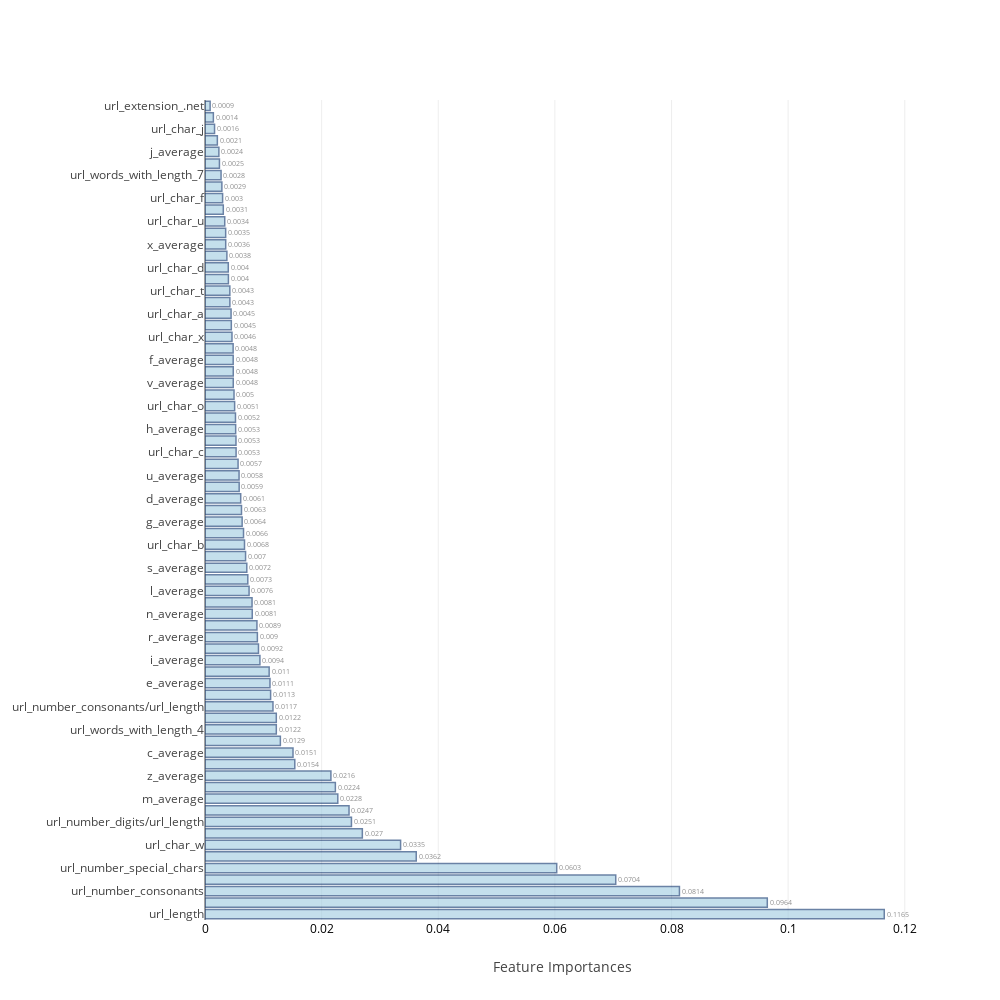
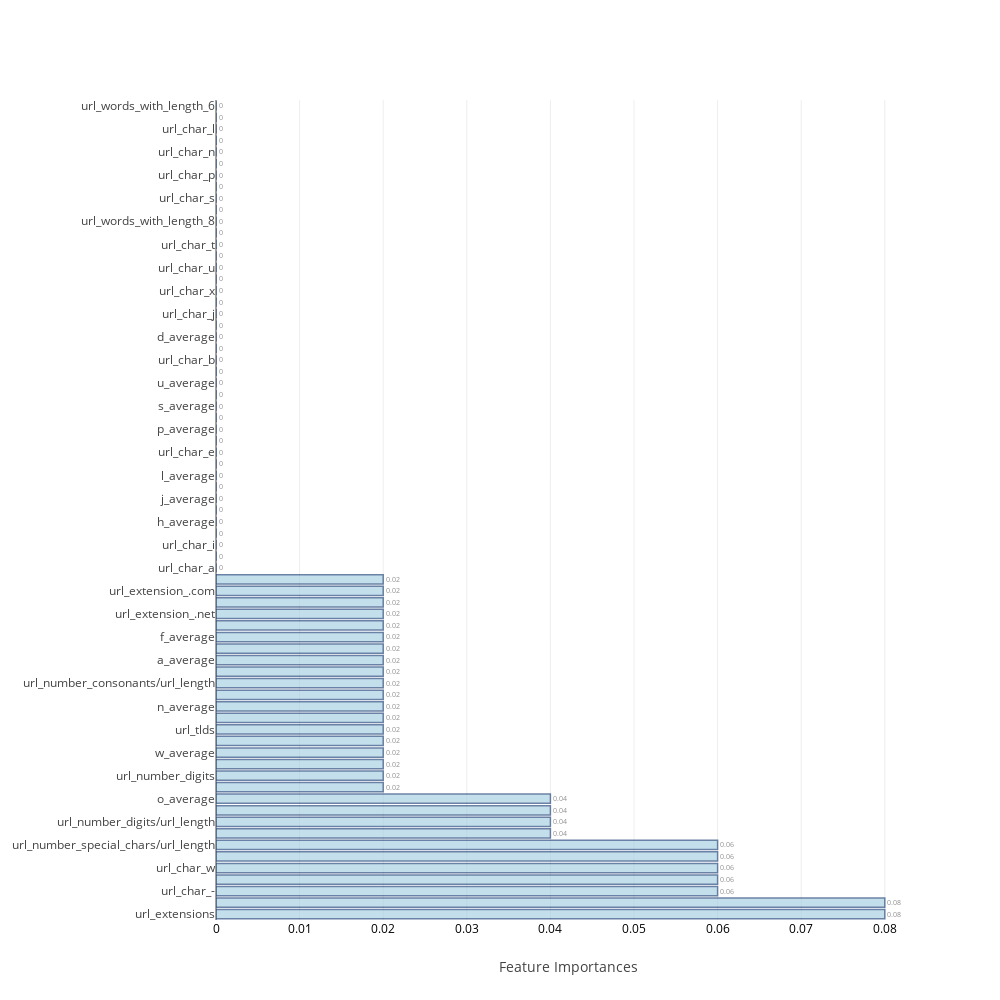
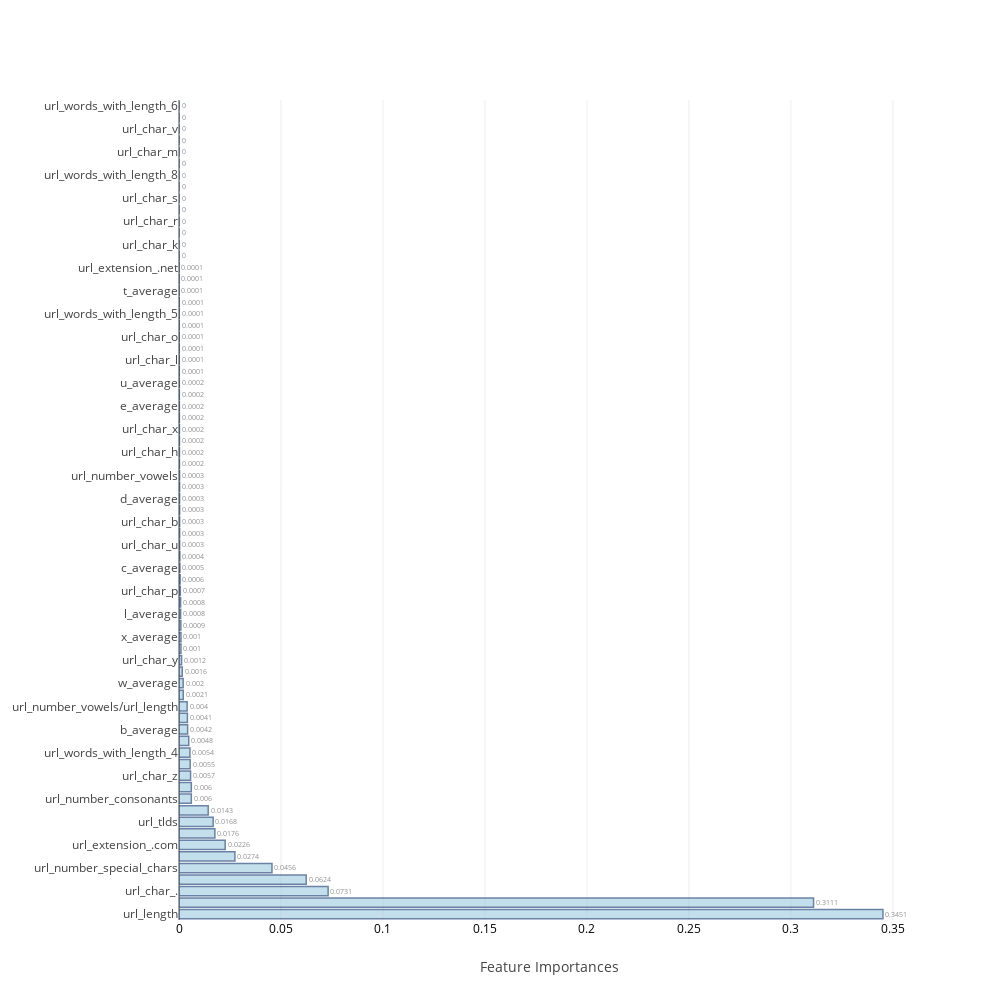
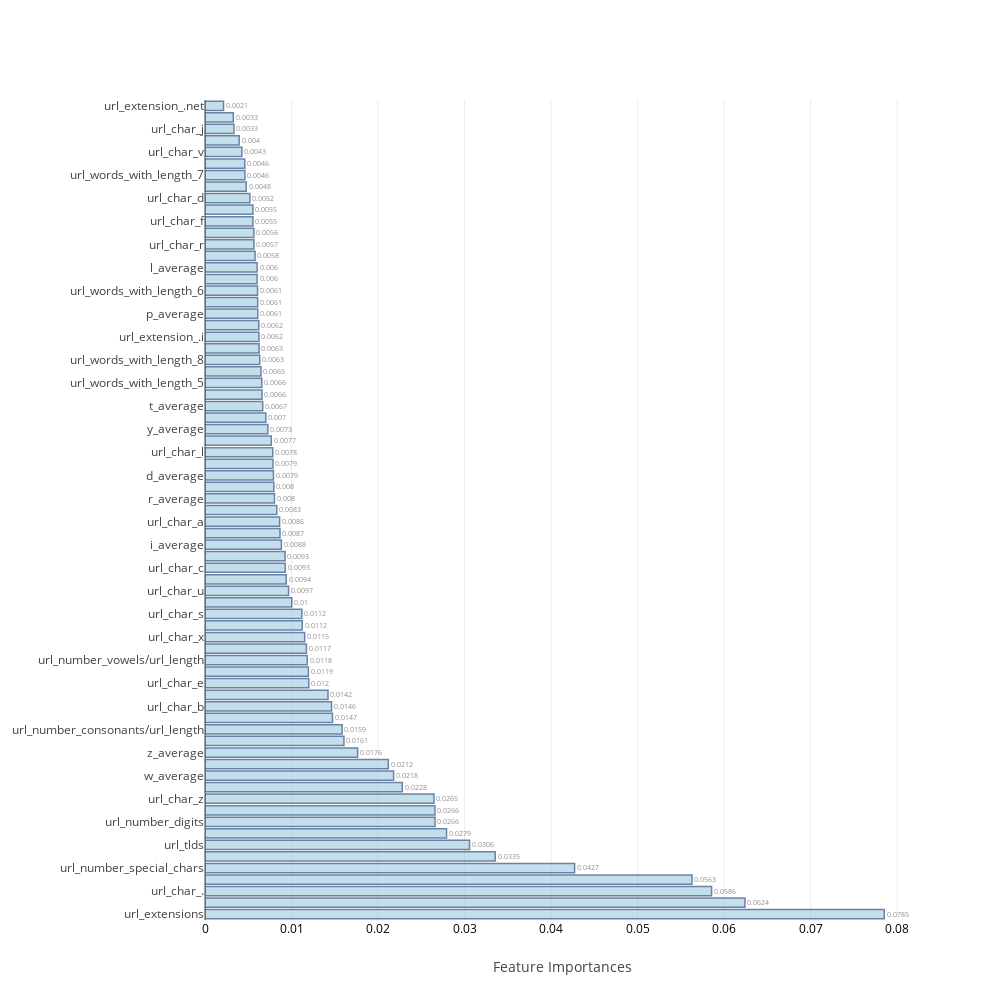

Notebook code cell kept with these figures, in order:
### Code cell
feat_imp=[None]*4
j=0
for i in range(0,8):
    if i>=2 and i<=5:
        model,cm_train,cm_test,acc_train,acc_test,roc_auc,feat_imp[j],mcc=f[i](scaled_X_train,train_Y,scaled_X_test,test_Y,columns)
        j=j+1
    else:
        model,cm_train,cm_test,acc_train,acc_test,roc_auc,mcc=f[i](scaled_X_train,train_Y,scaled_X_test,test_Y)
    table_80_50_train.loc[i]=   ([acc_train,cm_train.TP,cm_train.TN,cm_train.FP,cm_train.FN,cm_train.FPR,cm_train.FNR])
    table_80_50_test.loc[i] =   ([acc_test ,cm_test.TP, cm_test.TN, cm_test.FP, cm_test.FN, cm_test.FPR, cm_test.FNR,roc_auc,mcc])
    print("\n")

### Figure 1 — Plotly figure (JSON) as saved in the notebook; plotly's stock layout.template omitted (floating-point values rounded to 4 significant figures)
{"data": [{"marker": {"color": "rgb(158,202,225)", "line": {"color": "rgb(8,48,107)", "width": 1.5}}, "opacity": 0.6, "orientation": "h", "text": [0.1165, 0.0964, 0.0814, 0.0704, 0.0603, 0.0362, 0.0335, 0.027, 0.0251, 0.0247, 0.0228, 0.0224, 0.0216, 0.0154, 0.0151, 0.0129, 0.0122, 0.0122, 0.0117, 0.0113, 0.0111, 0.011, 0.0094, 0.0092, 0.009, 0.0089, 0.0081, 0.0081, 0.0076, 0.0073, 0.0072, 0.007, 0.0068, 0.0066, 0.0064, 0.0063, 0.0061, 0.0059, 0.0058, 0.0057, 0.0053, 0.0053, 0.0053, 0.0052, 0.0051, 0.005, 0.0048, 0.0048, 0.0048, 0.0048, 0.0046, 0.0045, 0.0045, 0.0043, 0.0043, 0.004, 0.004, 0.0038, 0.0036, 0.0035, 0.0034, 0.0031, 0.003, 0.0029, 0.0028, 0.0025, 0.0024, 0.0021, 0.0016, 0.0014, 0.0009], "textposition": "outside", "type": "bar", "uid": "d0d0d540-2b25-4a1b-9915-57010e06bede", "x": [0.1165, 0.09642, 0.08136, 0.07043, 0.06031, 0.03622, 0.03354, 0.02698, 0.02511, 0.0247, 0.02277, 0.02235, 0.02159, 0.0154, 0.01509, 0.01292, 0.01223, 0.01223, 0.01166, 0.01125, 0.01114, 0.011, 0.009419, 0.009169, 0.008981, 0.008906, 0.008101, 0.008068, 0.007557, 0.00734, 0.007166, 0.006957, 0.006774, 0.006606, 0.00637, 0.006259, 0.006122, 0.00586, 0.005841, 0.005671, 0.005332, 0.005311, 0.005257, 0.005227, 0.005081, 0.004976, 0.004845, 0.004844, 0.004832, 0.004823, 0.004627, 0.004514, 0.004471, 0.004264, 0.00426, 0.004013, 0.003993, 0.003752, 0.003552, 0.003544, 0.003385, 0.003137, 0.003019, 0.002893, 0.002753, 0.002476, 0.002381, 0.002117, 0.001638, 0.001434, 0.0008793], "y": ["url_length", "url_extensions", "url_number_consonants", "url_char_.", "url_number_special_chars", "url_number_special_chars/url_length", "url_char_w", "url_tlds", "url_number_digits/url_length", "url_number_vowels", "m_average", "url_number_digits", "z_average", "w_average", "c_average", "url_number_vowels/url_length", "url_words_with_length_4", "url_char_y", "url_number_consonants/url_length", "o_average", "e_average", "url_char_z", "i_average", "url_char_i", "r_average", "b_average", "n_average", "a_average", "l_average", "t_average", "s_average", "y_average", "url_char_b", "p_average", "g_average", "url_extension_.com", "d_average", "url_char_m", "u_average", "url_char_e", "url_char_c", "url_char_r", "h_average", "k_average", "url_char_o", "url_words_with_length_5", "v_average", "url_char_-", "f_average", "url_char_l", "url_char_x", "url_char_s", "url_char_a", "url_char_p", "url_char_t", "url_char_k", "url_char_d", "url_char_n", "x_average", "url_char_g", "url_char_u", "url_words_with_length_6", "url_char_f", "url_char_h", "url_words_with_length_7", "url_char_v", "j_average", "url_extension_.i", "url_char_j", "url_words_with_length_8", "url_extension_.net"]}], "layout": {"autosize": false, "height": 1000, "width": 1000, "xaxis": {"tickfont": {"color": "black", "size": 12}, "title": "Feature Importances"}, "yaxis": {"automargin": true}}}

### Figure 2 — Plotly figure (JSON) as saved in the notebook; plotly's stock layout.template omitted (floating-point values rounded to 4 significant figures)
{"data": [{"marker": {"color": "rgb(158,202,225)", "line": {"color": "rgb(8,48,107)", "width": 1.5}}, "opacity": 0.6, "orientation": "h", "text": [0.08, 0.08, 0.06, 0.06, 0.06, 0.06, 0.06, 0.04, 0.04, 0.04, 0.04, 0.02, 0.02, 0.02, 0.02, 0.02, 0.02, 0.02, 0.02, 0.02, 0.02, 0.02, 0.02, 0.02, 0.02, 0.02, 0.02, 0.02, 0.02, 0.02, 0, 0, 0, 0, 0, 0, 0, 0, 0, 0, 0, 0, 0, 0, 0, 0, 0, 0, 0, 0, 0, 0, 0, 0, 0, 0, 0, 0, 0, 0, 0, 0, 0, 0, 0, 0, 0, 0, 0, 0, 0], "textposition": "outside", "type": "bar", "uid": "ff65a34c-371f-4b3e-9029-e69d9018c10f", "x": [0.08, 0.08, 0.06, 0.06, 0.06, 0.06, 0.06, 0.04, 0.04, 0.04, 0.04, 0.02, 0.02, 0.02, 0.02, 0.02, 0.02, 0.02, 0.02, 0.02, 0.02, 0.02, 0.02, 0.02, 0.02, 0.02, 0.02, 0.02, 0.02, 0.02, 0, 0, 0, 0, 0, 0, 0, 0, 0, 0, 0, 0, 0, 0, 0, 0, 0, 0, 0, 0, 0, 0, 0, 0, 0, 0, 0, 0, 0, 0, 0, 0, 0, 0, 0, 0, 0, 0, 0, 0, 0], "y": ["url_extensions", "url_length", "url_char_-", "url_number_special_chars", "url_char_w", "url_number_consonants", "url_number_special_chars/url_length", "url_words_with_length_4", "url_number_digits/url_length", "url_number_vowels/url_length", "o_average", "m_average", "url_number_digits", "y_average", "w_average", "r_average", "url_tlds", "url_char_.", "n_average", "i_average", "url_number_consonants/url_length", "url_extension_.i", "a_average", "b_average", "f_average", "g_average", "url_extension_.net", "z_average", "url_extension_.com", "url_char_z", "url_char_a", "x_average", "url_char_i", "url_char_h", "h_average", "url_char_g", "j_average", "k_average", "l_average", "url_char_f", "url_char_e", "e_average", "p_average", "url_char_c", "s_average", "t_average", "u_average", "v_average", "url_char_b", "url_char_d", "d_average", "c_average", "url_char_j", "url_char_y", "url_char_x", "url_char_v", "url_char_u", "url_words_with_length_5", "url_char_t", "url_words_with_length_7", "url_words_with_length_8", "url_number_vowels", "url_char_s", "url_char_r", "url_char_p", "url_char_o", "url_char_n", "url_char_m", "url_char_l", "url_char_k", "url_words_with_length_6"]}], "layout": {"autosize": false, "height": 1000, "width": 1000, "xaxis": {"tickfont": {"color": "black", "size": 12}, "title": "Feature Importances"}, "yaxis": {"automargin": true}}}

### Figure 3 — Plotly figure (JSON) as saved in the notebook; plotly's stock layout.template omitted (floating-point values rounded to 4 significant figures)
{"data": [{"marker": {"color": "rgb(158,202,225)", "line": {"color": "rgb(8,48,107)", "width": 1.5}}, "opacity": 0.6, "orientation": "h", "text": [0.3451, 0.3111, 0.0731, 0.0624, 0.0456, 0.0274, 0.0226, 0.0176, 0.0168, 0.0143, 0.006, 0.006, 0.0057, 0.0055, 0.0054, 0.0048, 0.0042, 0.0041, 0.004, 0.0021, 0.002, 0.0016, 0.0012, 0.001, 0.001, 0.0009, 0.0008, 0.0008, 0.0007, 0.0006, 0.0005, 0.0004, 0.0003, 0.0003, 0.0003, 0.0003, 0.0003, 0.0003, 0.0003, 0.0002, 0.0002, 0.0002, 0.0002, 0.0002, 0.0002, 0.0002, 0.0002, 0.0001, 0.0001, 0.0001, 0.0001, 0.0001, 0.0001, 0.0001, 0.0001, 0.0001, 0.0001, 0, 0, 0, 0, 0, 0, 0, 0, 0, 0, 0, 0, 0, 0], "textposition": "outside", "type": "bar", "uid": "91d81ee2-5e02-4e7b-9fc2-5233e4560944", "x": [0.3451, 0.3111, 0.07311, 0.06236, 0.04558, 0.02741, 0.02265, 0.01759, 0.01675, 0.0143, 0.006042, 0.006027, 0.005668, 0.00548, 0.005365, 0.004771, 0.004236, 0.004125, 0.003987, 0.002086, 0.002046, 0.001598, 0.00125, 0.000973, 0.0009641, 0.0009239, 0.0008233, 0.0007938, 0.0006565, 0.0005614, 0.000455, 0.0004245, 0.0003197, 0.0003172, 0.0003132, 0.0003115, 0.0003058, 0.0002986, 0.0002779, 0.0002264, 0.0002251, 0.0002174, 0.0002063, 0.0001897, 0.0001872, 0.0001661, 0.0001587, 0.0001423, 0.0001386, 0.0001274, 0.0001206, 0.0001184, 0.000106, 9.801e-05, 6.763e-05, 5.681e-05, 5.413e-05, 1.178e-05, 3.024e-09, 0, 0, 0, 0, 0, 0, 0, 0, 0, 0, 0, 0], "y": ["url_length", "url_extensions", "url_char_.", "url_char_w", "url_number_special_chars", "z_average", "url_extension_.com", "url_number_digits/url_length", "url_tlds", "url_number_digits", "url_number_consonants", "o_average", "url_char_z", "i_average", "url_words_with_length_4", "m_average", "b_average", "url_char_-", "url_number_vowels/url_length", "r_average", "w_average", "f_average", "url_char_y", "url_number_special_chars/url_length", "x_average", "url_extension_.i", "l_average", "j_average", "url_char_p", "url_number_consonants/url_length", "c_average", "url_char_i", "url_char_u", "k_average", "url_char_b", "g_average", "d_average", "url_char_d", "url_number_vowels", "a_average", "url_char_h", "y_average", "url_char_x", "url_char_f", "e_average", "v_average", "u_average", "h_average", "url_char_l", "url_char_e", "url_char_o", "p_average", "url_words_with_length_5", "url_char_c", "t_average", "url_words_with_length_7", "url_extension_.net", "n_average", "url_char_k", "s_average", "url_char_r", "url_char_a", "url_char_s", "url_char_g", "url_words_with_length_8", "url_char_j", "url_char_m", "url_char_n", "url_char_v", "url_char_t", "url_words_with_length_6"]}], "layout": {"autosize": false, "height": 1000, "width": 1000, "xaxis": {"tickfont": {"color": "black", "size": 12}, "title": "Feature Importances"}, "yaxis": {"automargin": true}}}

### Figure 4 — Plotly figure (JSON) as saved in the notebook; plotly's stock layout.template omitted (floating-point values rounded to 4 significant figures)
{"data": [{"marker": {"color": "rgb(158,202,225)", "line": {"color": "rgb(8,48,107)", "width": 1.5}}, "opacity": 0.6, "orientation": "h", "text": [0.0785, 0.0624, 0.0586, 0.0563, 0.0427, 0.0335, 0.0306, 0.0279, 0.0266, 0.0266, 0.0265, 0.0228, 0.0218, 0.0212, 0.0176, 0.0161, 0.0159, 0.0147, 0.0146, 0.0142, 0.012, 0.0119, 0.0118, 0.0117, 0.0115, 0.0112, 0.0112, 0.01, 0.0097, 0.0094, 0.0093, 0.0093, 0.0088, 0.0087, 0.0086, 0.0083, 0.008, 0.008, 0.0079, 0.0079, 0.0078, 0.0077, 0.0073, 0.007, 0.0067, 0.0066, 0.0066, 0.0065, 0.0063, 0.0063, 0.0062, 0.0062, 0.0061, 0.0061, 0.0061, 0.006, 0.006, 0.0058, 0.0057, 0.0056, 0.0055, 0.0055, 0.0052, 0.0048, 0.0046, 0.0046, 0.0043, 0.004, 0.0033, 0.0033, 0.0021], "textposition": "outside", "type": "bar", "uid": "5d6ce45e-e2e8-491b-a799-7ba7dcf3718a", "x": [0.07851, 0.06241, 0.05855, 0.05629, 0.04272, 0.03354, 0.03058, 0.02792, 0.02659, 0.02658, 0.02647, 0.02281, 0.0218, 0.02119, 0.01764, 0.01606, 0.01585, 0.01473, 0.01463, 0.01422, 0.012, 0.01194, 0.01181, 0.01172, 0.01152, 0.01124, 0.01119, 0.01003, 0.009656, 0.009388, 0.009269, 0.009254, 0.008825, 0.008666, 0.008626, 0.008298, 0.008028, 0.007959, 0.007913, 0.00785, 0.007829, 0.007663, 0.007263, 0.007032, 0.006671, 0.006593, 0.006567, 0.006472, 0.006324, 0.00625, 0.006237, 0.006214, 0.006102, 0.006088, 0.006075, 0.006023, 0.006022, 0.00579, 0.005655, 0.005647, 0.005545, 0.00554, 0.005185, 0.004769, 0.004612, 0.004596, 0.004264, 0.003952, 0.003349, 0.003272, 0.002141], "y": ["url_extensions", "url_char_w", "url_char_.", "url_length", "url_number_special_chars", "url_number_consonants", "url_tlds", "url_extension_.com", "url_number_digits", "url_number_digits/url_length", "url_char_z", "url_number_vowels", "w_average", "url_char_y", "z_average", "url_char_i", "url_number_consonants/url_length", "url_number_special_chars/url_length", "url_char_b", "url_words_with_length_4", "url_char_e", "o_average", "url_number_vowels/url_length", "m_average", "url_char_x", "n_average", "url_char_s", "b_average", "url_char_u", "c_average", "url_char_c", "url_char_o", "i_average", "s_average", "url_char_a", "url_char_t", "r_average", "e_average", "d_average", "url_char_n", "url_char_l", "a_average", "y_average", "url_char_k", "t_average", "url_char_p", "url_words_with_length_5", "url_char_-", "url_words_with_length_8", "k_average", "url_extension_.i", "u_average", "p_average", "f_average", "url_words_with_length_6", "url_char_m", "l_average", "h_average", "url_char_r", "g_average", "url_char_f", "url_char_h", "url_char_d", "v_average", "url_words_with_length_7", "url_char_g", "url_char_v", "x_average", "url_char_j", "j_average", "url_extension_.net"]}], "layout": {"autosize": false, "height": 1000, "width": 1000, "xaxis": {"tickfont": {"color": "black", "size": 12}, "title": "Feature Importances"}, "yaxis": {"automargin": true}}}
